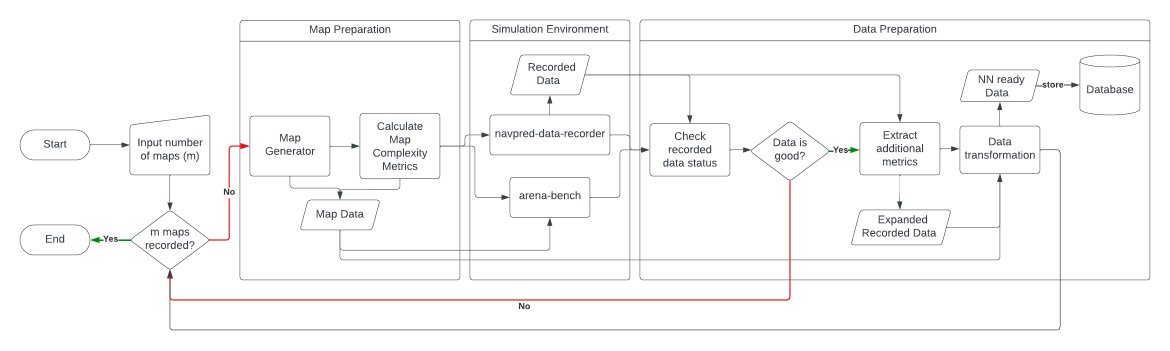
#> input picture documentation/pipeline_flow.png, 2340 x 701 px (shown at 1/2 size)
$ python -i distance_between.py   (imports and definitions only)   (older library calls are emulated)
#> lines starting #> are read from the running program, lines starting #| are printed output that depends on the picture; after the words box and inside, x2 and y2 are one past the last pixel; in counts of white or black regions, pixels touching at a corner belong together
# import the necessary packages
from scipy.spatial import distance as dist
from imutils import perspective
from imutils import contours
import numpy as np
import imutils
import cv2
import math
import ntpath


class Distance:
    def midpoint(self, ptA, ptB):
        "finds center points of boxes"
        return ((ptA[0] + ptB[0]) * 0.5, (ptA[1] + ptB[1]) * 0.5)

    # [8 lines left out: function pixelVal, not called in this run]

    def find_Contours(self, path):
        "find edges of objects"
#> called with path = '../../documentation/pipeline_flow.png'
        img = cv2.imread(path)
#> img is the input picture: shape (701, 2340, 3); mean B, G, R 249.4, 249.2, 249.5
        # convert image to HSV
        hsv = cv2.cvtColor(img, cv2.COLOR_BGR2HSV)
#> hsv: shape (701, 2340, 3); mean H, S, V 5, 1.7, 250
        # define color ranges
        low_yellow = (0, 0, 0)
        high_yellow = (240, 251, 255)
        low_gray = (0, 0, 0)
        high_gray = (245, 243, 242)
        # create masks
        yellow_mask = cv2.inRange(img, low_yellow, high_yellow)
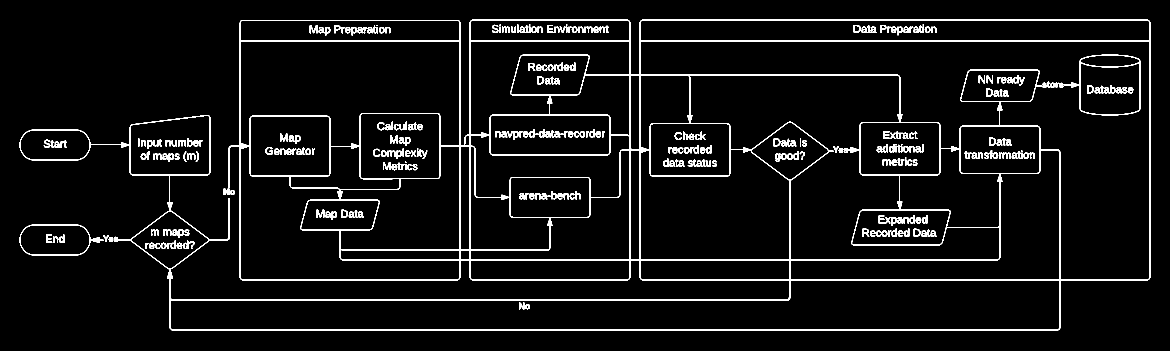
#> yellow_mask: shape (701, 2340) (shown at 1/2 size); 5% white in thin lines or dots, all inside (x1, y1, x2, y2) = (39, 39, 2301, 661)
        gray_mask = cv2.inRange(img, low_gray, high_gray)
        # combine masks
        combined_mask = cv2.bitwise_or(yellow_mask, gray_mask)
        # plt.imshow(combined_mask)
        # plt.show()
        # blur = cv2.GaussianBlur(gray, (5, 5), 100)
        kern_size = 3
        gray_blurred = cv2.medianBlur(combined_mask, kern_size)
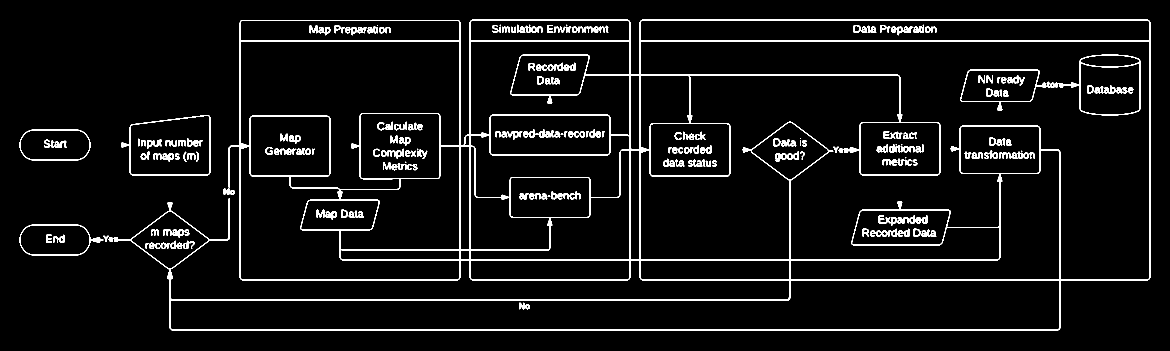
#> gray_blurred: shape (701, 2340) (shown at 1/2 size); 5% white in thin lines or dots, all inside (x1, y1, x2, y2) = (39, 39, 2301, 661)
        # gray_blurred = cv2.GaussianBlur(combined_mask, (3, 3), 5)
        threshold_lower = 30
        threshold_upper = 220
        edged = cv2.Canny(gray_blurred, threshold_lower, threshold_upper)
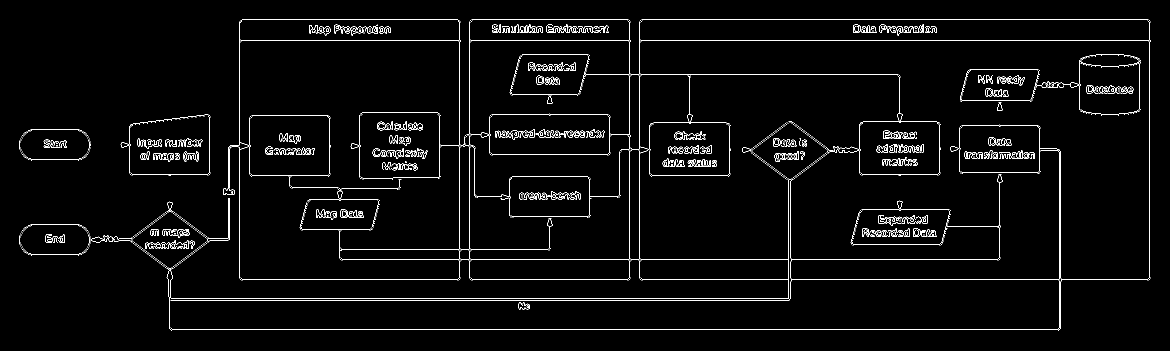
#> edged: shape (701, 2340) (shown at 1/2 size); 2.7% white in thin lines or dots, all inside (x1, y1, x2, y2) = (38, 38, 2301, 661)
        # cv2.imshow('edged',edged)

        (cnt, hierarchy) = cv2.findContours(edged, cv2.RETR_TREE, cv2.CHAIN_APPROX_NONE)
#> cnt = 1646 contours, 1448 with area under 20; largest, box (x1, y1, x2, y2) and area: (1135, 261, 1170, 275) 346, (1071, 258, 1102, 275) 270, (1764, 317, 1834, 332) 262, (1045, 258, 1069, 275) 256, (1077, 258, 1102, 275) 254

        rgb = cv2.cvtColor(img, cv2.COLOR_BGR2RGB)
        # cv2.drawContours(rgb, cnt, -1, (0, 255, 0), 2)
        # cv2.imshow('map5', rgb)
        # cv2.waitKey(0)

        return cnt, img

    # [178 lines left out: functions image_feat, find_boxes, not called in this run]

>>> result = Distance().find_Contours('../../documentation/pipeline_flow.png')

$ run again, on documentation/training_pipeline.png
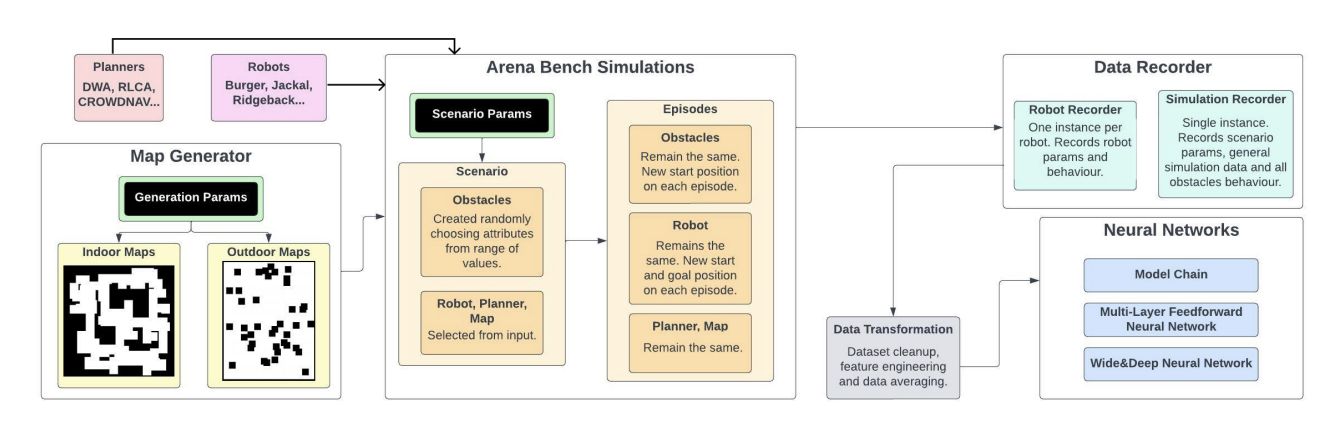
#> input picture documentation/training_pipeline.png, 1344 x 424 px
#> in find_Contours, img is the input picture: shape (424, 1344, 3); mean B, G, R 228.5, 233.3, 234.4
#> hsv: shape (424, 1344, 3); mean H, S, V 22.4, 14.2, 237.2
#> in find_Contours, `yellow_mask = cv2.inRange(img, low_yellow, high_yellow)`:
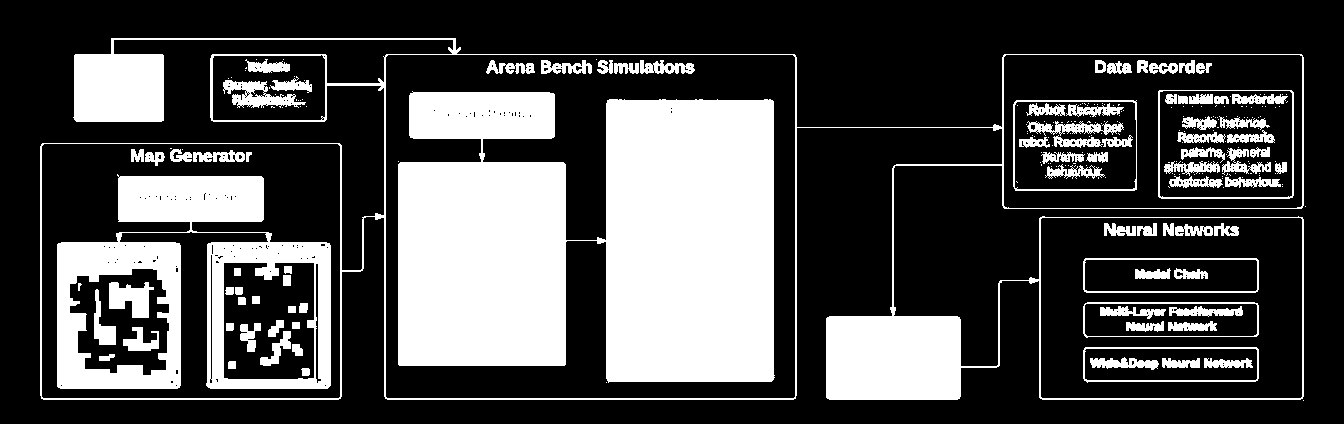
#> yellow_mask: shape (424, 1344); 29.2% white; 240 white regions (152 under 20 px), largest, box (x1, y1, x2, y2) and area: (398, 91, 775, 383) 88608, (40, 38, 1304, 400) 27779, (57, 174, 331, 389) 24726
#> gray_mask: shape (424, 1344); 16.2% white; 233 white regions (101 under 20 px), largest, box (x1, y1, x2, y2) and area: (40, 38, 1304, 400) 22333, (398, 92, 775, 382) 8959, (57, 176, 331, 389) 8271
#> combined_mask: shape (424, 1344); 29.7% white; 220 white regions (144 under 20 px), largest, box (x1, y1, x2, y2) and area: (398, 91, 775, 383) 88762, (40, 38, 1304, 400) 28066, (57, 174, 331, 389) 24965
#> gray_blurred: shape (424, 1344); 29.5% white; 77 white regions (1 under 20 px), largest, box (x1, y1, x2, y2) and area: (596, 99, 775, 382) 47578, (398, 92, 568, 366) 41179, (57, 176, 331, 389) 25214
#> in find_Contours, `edged = cv2.Canny(gray_blurred, threshold_lower, threshold_upper)`:
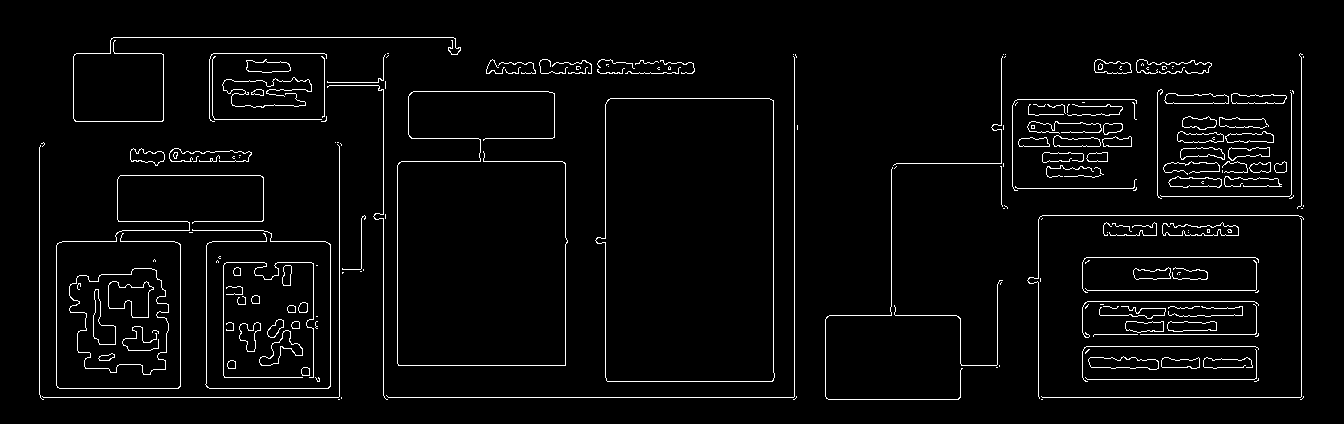
#> edged: shape (424, 1344); 3.4% white in thin lines or dots, all inside (x1, y1, x2, y2) = (39, 37, 1304, 400)
#> cnt = 251 contours, 168 with area under 20; largest, box (x1, y1, x2, y2) and area: (595, 98, 775, 382) 47574, (595, 98, 775, 382) 47567, (69, 268, 169, 375) 8042, (69, 268, 169, 375) 8016, (108, 281, 154, 318) 1054
